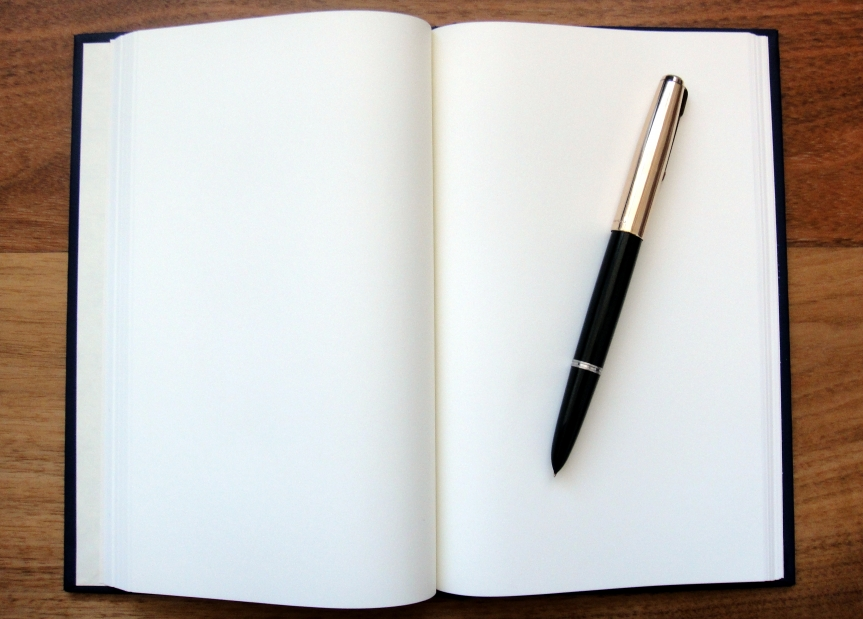
%> input picture penc.jpg, 863 x 619 px
$ octave --eval "result = getObj(imread('penc.jpg'));"   (GNU Octave 9; MATLAB toolbox functions it lacks are replaced by stand-ins)
%> lines starting %> are read from the running program, lines starting %| are printed output that depends on the picture; in (x1, y1, x2, y2) boxes, pixels count from 0 and x2, y2 are one past the last pixel; in counts of white or black regions, pixels touching at a corner belong together; the program's own positions count from 1
function m = getObj(im)
%     im = imread('penc.jpg');
    f = 18;
    I = im2bw(im);
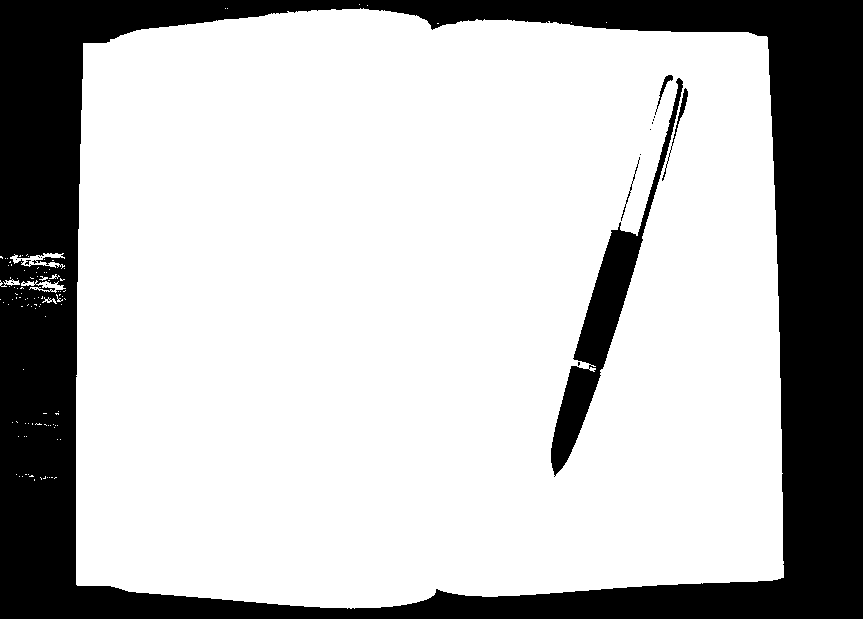
%> I: size 619x863 logical; 73.4% white; 19 black regions (14 under 20 px), largest, box (x1, y1, x2, y2) and area: (0, 0, 863, 619) 133970, (551, 78, 683, 477) 7910, (662, 88, 688, 181) 213, (655, 75, 673, 115) 120, (621, 157, 640, 221) 82
    e = edge(I);
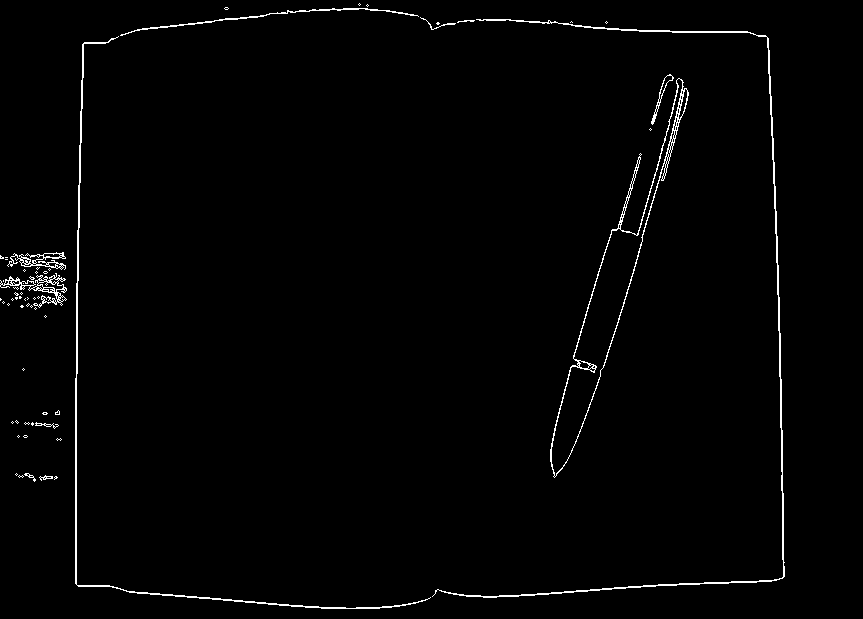
%> e: size 619x863 logical; 1.4% white in thin lines or dots, all inside (x1, y1, x2, y2) = (0, 3, 785, 609)
    s = strel('disk', f);
    d = 1-imopen(I, s);
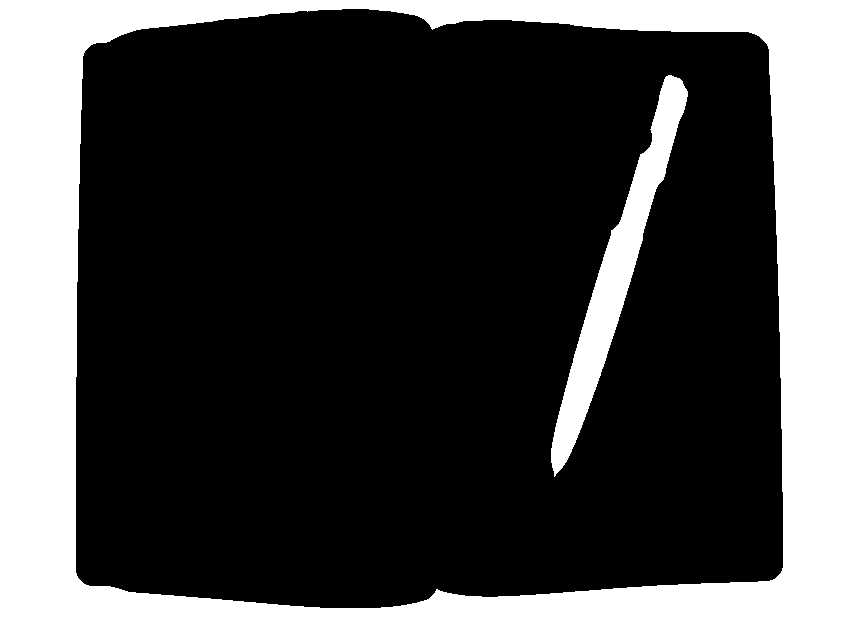
%> d: size 619x863 double; values 0 (black) and 1 (white), 27.5% white; 2 white regions, box (x1, y1, x2, y2) and area: (0, 0, 863, 619) 135275, (551, 75, 688, 477) 11397
    se = strel('disk', f);
    d = imdilate(d, se);
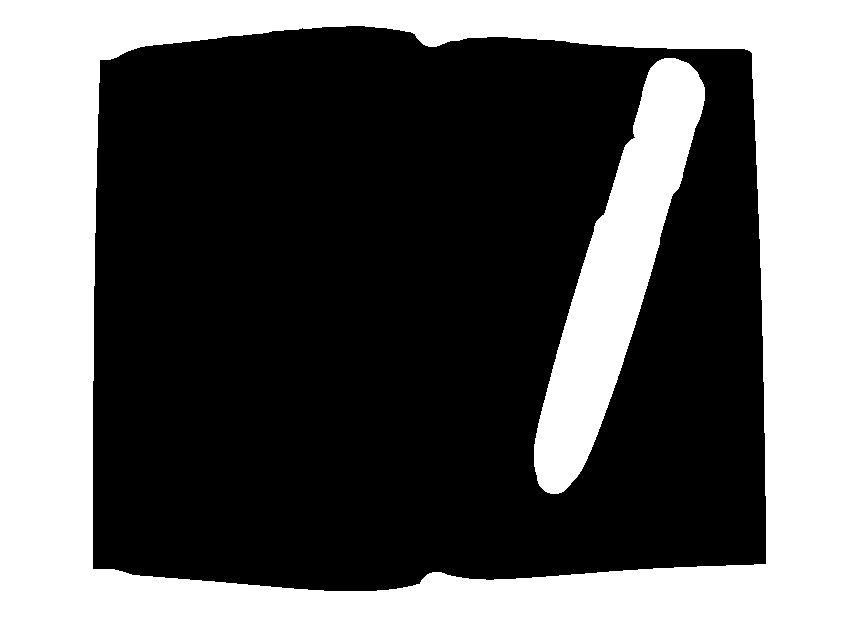
%> d: size 619x863 double; values 0 (black) and 1 (white), 38.2% white; 2 white regions, box (x1, y1, x2, y2) and area: (0, 0, 863, 619) 176831, (534, 58, 705, 494) 27388
    nb = imclearborder(d, 4);
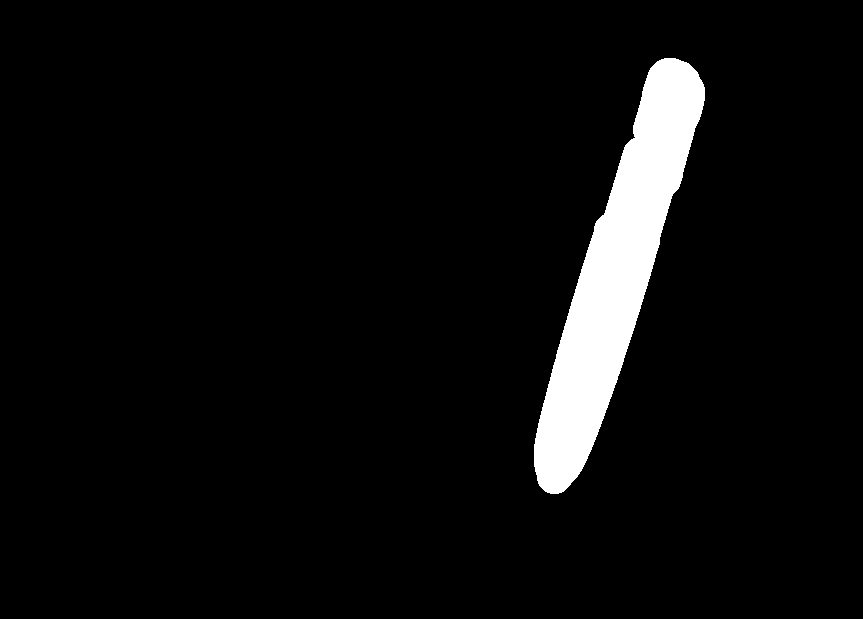
%> nb: size 619x863 double; values 0 (black) and 1 (white), 5.1% white; 1 white region, box (x1, y1, x2, y2) and area: (534, 58, 705, 494) 27388
    m = uint8(repmat(nb, [1 1 3]));
    % I1 = rgb2gray(im);
    %imshow(im.*m);
end

$ run again, on im1.jpg
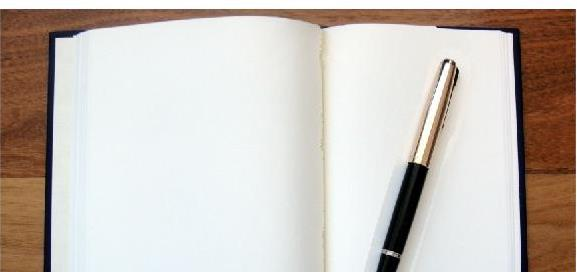
%> input picture im1.jpg, 577 x 272 px
%> in getObj, `I = im2bw(im);`:
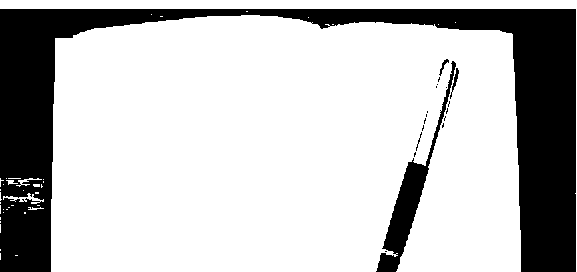
%> I: size 272x577 logical; 75.3% white; 19 black regions (14 under 20 px), largest, box (x1, y1, x2, y2) and area: (0, 9, 576, 272) 35815, (376, 61, 456, 272) 2722, (450, 68, 459, 99) 73, (439, 59, 449, 76) 47, (416, 132, 422, 151) 23
%> e: size 272x577 logical; 3.2% white in thin lines or dots
%> in getObj, `d = imdilate(d, se);`:
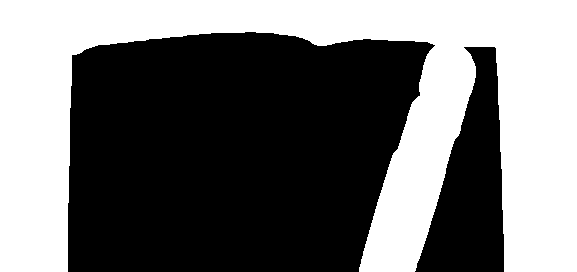
%> d: size 272x577 double; values 0 (black) and 1 (white), 44.6% white; 1 white region, box (x1, y1, x2, y2) and area: (0, 0, 577, 272) 69929
%> nb: size 272x577 double; every value is 0
%> m: size 272x577x3 uint8; every value is 0
